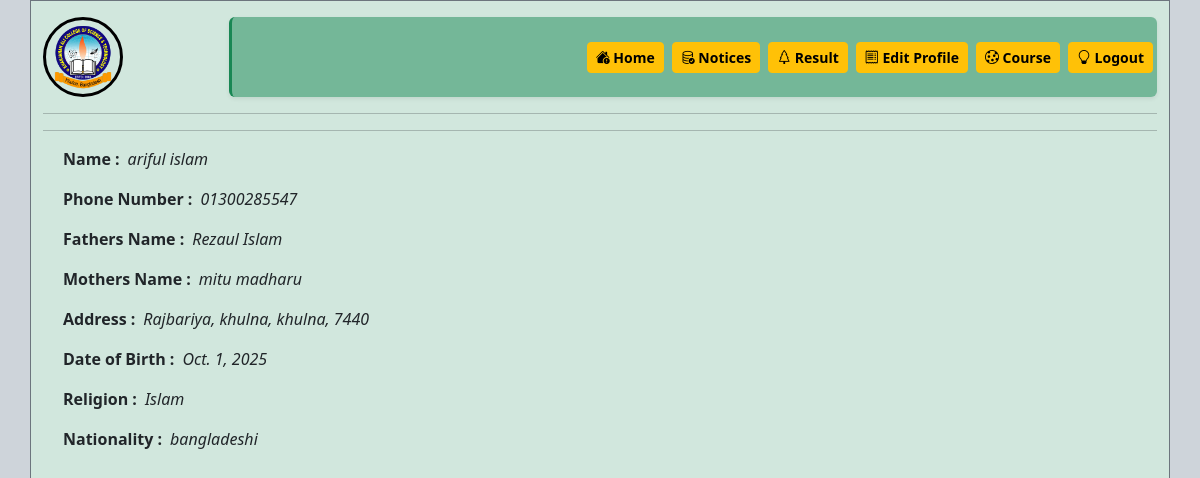
/profile/16/, run on the app's committed database.
### EMS/models.py (models this page shows, shortened)
class Student(models.Model):
    student_bangla_name = models.CharField(max_length=50, null=True, blank=True)
    student_name = models.CharField(max_length=50, null=True, blank=True)
    email = models.EmailField( null=True, blank=True)
    student_phone_number = models.CharField(max_length=15, null=True, blank=True)
    fathers_name = models.CharField(max_length=50, null=True, blank=True)
    fathers_phone_number = models.CharField(max_length=15, null=True, blank=True)
    mothers_name = models.CharField(max_length=50, null=True, blank=True)
    mothers_phone_number = models.CharField(max_length=15, null=True, blank=True)
    address = models.CharField(max_length=100, null=True, blank=True)
    post_office = models.CharField(max_length=50, null=True, blank=True)
    word = models.CharField(max_length=30, null=True, blank=True)
    post_code = models.CharField(max_length=10, null=True, blank=True)
    thana = models.CharField(max_length=30, null=True, blank=True)
    district = models.CharField(max_length=30, null=True, blank=True)
    nationality = models.CharField(max_length=30, null=True, blank=True)
    date_of_birth = models.DateField(null=True, blank=True)
    religion = models.CharField(max_length=30, null=True, blank=True)
    examination = models.CharField(max_length=30, null=True, blank=True)
    group = models.CharField(max_length=30, null=True, blank=True)
    regi_no = models.CharField(max_length=20, null=True, blank=True)
    board = models.CharField(max_length=30, null=True, blank=True)
    exam_year = models.CharField(max_length=10, null=True, blank=True)
    gpa = models.CharField(max_length=10, null=True, blank=True)
    department = models.ForeignKey(Department, on_delete=models.CASCADE, related_name="students")
    session = models.CharField(max_length=20, null=True, blank=True)
    student_photo = models.ImageField(upload_to='images/student_photo/', default="images/student_photo/server4.webp", null=True, blank=True)
    roll = models.IntegerField(default=0, null=True, blank=True)
    HonorsRegisterNO = models.IntegerField( default=0,null=True,blank=True)
    total_cgpa = models.FloatField(default=0.0,null=True,blank=True)
    approved_at = models.DateTimeField(default=timezone.now, null=True, blank=True)
    class Meta:
        verbose_name_plural = "Students"

### EMS/views.py (the view)
# urls.py: path('profile/<int:id>/', views.profile, name='profile'),
def profile(request,id):
  student_id = Student.objects.get(id=id)
  return render(request,'profile.html',{'student':student_id})

### EMS/templates/profile.html (shortened to what this page needs)
<!DOCTYPE html>
{% load static %}
<html lang="en">
<head>
  <link href="https://cdn.jsdelivr.net/npm/bootstrap@5.3.3/dist/css/bootstrap.min.css" rel="stylesheet">
  <link href="https://cdn.jsdelivr.net/npm/bootstrap-icons@1.11.3/font/bootstrap-icons.css" rel="stylesheet">
  <link rel="stylesheet" href="{% static 'css/profile.css' %}">
</head>
<body class=" bg-dark-subtle">
<div class=" container min-vh-100 bg-success-subtle border border-secondary">
    <div class=" d-md-flex mt-md-3">
      <div class=" col-2 d-grid d-md-flex ">
        {% if student.student_photo %}
        <a href="{% url 'edit' student.id %}">
          <img class=" object-fit-cover border border-3 border-black rounded-circle profile_pic" src="{{student.student_photo.url}}" alt="profile picture " >
          {% else %}
          <img class=" object-fit-cover border border-3 border-black rounded-circle profile_pic" src="{% static 'images/logokacst.png' %}" alt="defult picture " >
        {% endif %}
      </div>
      <div class=" d-none d-md-flex justify-content-end gap-md-2 align-items-center col-md-10 bg-success bg-opacity-50 rounded border-start border-3 border-success shadow-sm sticky-top ">
        <a class=" btn btn-warning btn-sm fw-semibold" href="{% url 'home'%}">
          <i class=" bi bi-house-exclamation-fill text-black"></i>
          Home
        </a>
        <a class=" btn btn-warning btn-sm fw-semibold" href="{% url 'result' student.id %}">
          <i class=" bi bi-database-check text-black"></i>
          Notices
        </a>
        <a class=" btn btn-warning btn-sm fw-semibold" href="{% url 'result' student.id %}">
          <i class=" bi bi-tree text-black"></i>
          Result
        </a>
        <a class=" btn btn-warning btn-sm fw-semibold" href="{% url 'edit' student.id %}">
          <i class=" bi bi-receipt text-black"></i>
          Edit Profile
        </a>
        <a class=" btn btn-warning btn-sm fw-semibold" href="{% url 'result' student.id %}">
          <i class=" bi bi-cookie text-black"></i>
          Course
        </a>
        <a class=" btn btn-warning btn-sm fw-semibold me-1" href="{% url 'logout' %}">
          <i class=" bi  bi-lightbulb text-black"></i>
          Logout
        </a>
      </div>
    </div>
    <hr class=" text-dark">
    <hr class=" text-dark">
    <div class=" row mt-md-2 ms-md-2">
      <div class=" col-md-8">
        <div class=" d-flex">
          <p class="fw-semibold me-2">Name :</p>
          <p class=" fst-italic">{{ student.student_name}}</p>
        </div>
        <div class=" d-flex">
          <p class="fw-semibold me-2">Phone Number :</p>
          <p class=" fst-italic">{{ student.student_phone_number}}</p>
        </div>
        <div class=" d-flex">
          <p class="fw-semibold me-2">Fathers Name :</p>
          <p class=" fst-italic">{{ student.fathers_name}}</p>
        </div>
        <div class=" d-flex">
          <p class="fw-semibold me-2">Mothers Name :</p>
          <p class=" fst-italic">{{ student.mothers_name}}</p>
        </div>
        <div class=" d-flex">
          <p class="fw-semibold me-2">Address :</p>
          <p class=" fst-italic">{{ student.address}}, {{student.thana}}, {{student.district}}, {{student.post_code}}</p>
        </div>
        <div class=" d-flex">
          <p class="fw-semibold me-2">Date of Birth :</p>
          <p class=" fst-italic">{{ student.date_of_birth}}</p>
        </div>
        <div class=" d-flex">
          <p class="fw-semibold me-2">Religion :</p>
          <p class=" fst-italic">{{ student.religion}}</p>
        </div>
        <div class=" d-flex">
          <p class="fw-semibold me-2">Nationality :</p>
          <p class=" fst-italic">{{ student.nationality}}</p>
        </div>
      </div>
    </div>
  </div>
</body>
</html>

### static/css/profile.css (style rules this page uses)
.profile_pic { width: 80px; height: 80px; }

### data on the page
Student: student_name "ariful islam", student_phone_number "01300285547", fathers_name "Rezaul Islam", mothers_name "mitu madharu", address "Rajbariya", thana "khulna", district "khulna", post_code "7440", date_of_birth "Oct. 1, 2025", religion "Islam", nationality "bangladeshi"
